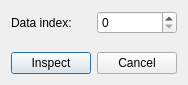
<?xml version="1.0" encoding="UTF-8"?>
<ui version="4.0">
 <class>YscopeWindow</class>
 <widget class="QDialog" name="YscopeWindow">
  <property name="geometry">
   <rect>
    <x>0</x>
    <y>0</y>
    <width>176</width>
    <height>85</height>
   </rect>
  </property>
  <property name="windowTitle">
   <string>Inspecting using yarpscope</string>
  </property>
  <layout class="QVBoxLayout" name="verticalLayout">
   <item>
    <layout class="QHBoxLayout" name="horizontalLayout">
     <item>
      <widget class="QLabel" name="label">
       <property name="text">
        <string>Data index:</string>
       </property>
      </widget>
     </item>
     <item>
      <widget class="QSpinBox" name="spinBox"/>
     </item>
    </layout>
   </item>
   <item>
    <spacer name="verticalSpacer">
     <property name="orientation">
      <enum>Qt::Vertical</enum>
     </property>
     <property name="sizeHint" stdset="0">
      <size>
       <width>20</width>
       <height>40</height>
      </size>
     </property>
    </spacer>
   </item>
   <item>
    <layout class="QHBoxLayout" name="horizontalLayout_2">
     <item>
      <widget class="QPushButton" name="inspectBtn">
       <property name="text">
        <string>Inspect</string>
       </property>
      </widget>
     </item>
     <item>
      <widget class="QPushButton" name="cancelBtn">
       <property name="text">
        <string>Cancel</string>
       </property>
      </widget>
     </item>
    </layout>
   </item>
  </layout>
  <zorder>label</zorder>
  <zorder>spinBox</zorder>
  <zorder>label</zorder>
  <zorder>cancelBtn</zorder>
  <zorder>inspectBtn</zorder>
  <zorder>verticalSpacer</zorder>
 </widget>
 <resources/>
 <connections/>
</ui>
